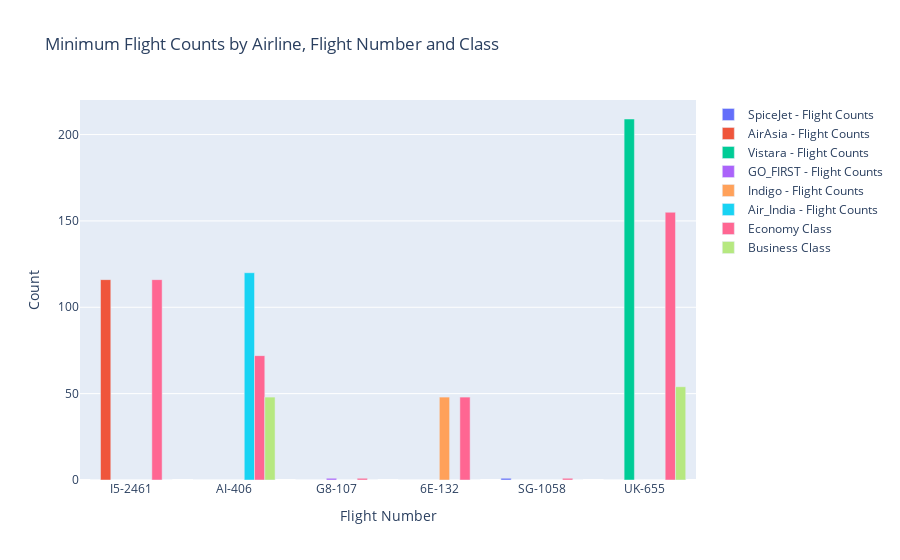

Notebook cell for this chart:
### Code cell
min_flight_counts = ['I5-2461', 'AI-406', 'G8-107', '6E-132', 'SG-1058', 'UK-655']

airlines = df['airline'].unique()

fig = go.Figure()

for airline in airlines:
    counts = []
    for flight in min_flight_counts:
        count = df[(df['flight'] == flight) & (df['airline'] == airline)]['price'].count()
        counts.append(count)
    fig.add_trace(go.Bar(name=f'{airline} - Flight Counts', x=min_flight_counts, y=counts))

class_counts = []
for flight in min_flight_counts:
    economy_count = df[(df['flight'] == flight) & (df['class'] == 'Economy')]['price'].count()
    business_count = df[(df['flight'] == flight) & (df['class'] == 'Business')]['price'].count()
    class_counts.append((economy_count, business_count))

economy_counts, business_counts = zip(*class_counts)

fig.add_trace(go.Bar(name='Economy Class', x=min_flight_counts, y=economy_counts))
fig.add_trace(go.Bar(name='Business Class', x=min_flight_counts, y=business_counts))

fig.update_layout(barmode='group', title='Minimum Flight Counts by Airline, Flight Number and Class', xaxis_title='Flight Number', yaxis_title='Count')

fig.show()

### Figure 1 — Plotly figure (JSON) as saved in the notebook; plotly's stock layout.template omitted (floating-point values rounded to 4 significant figures)
{"data": [{"name": "SpiceJet - Flight Counts", "type": "bar", "x": ["I5-2461", "AI-406", "G8-107", "6E-132", "SG-1058", "UK-655"], "y": [0, 0, 0, 0, 1, 0]}, {"name": "AirAsia - Flight Counts", "type": "bar", "x": ["I5-2461", "AI-406", "G8-107", "6E-132", "SG-1058", "UK-655"], "y": [116, 0, 0, 0, 0, 0]}, {"name": "Vistara - Flight Counts", "type": "bar", "x": ["I5-2461", "AI-406", "G8-107", "6E-132", "SG-1058", "UK-655"], "y": [0, 0, 0, 0, 0, 209]}, {"name": "GO_FIRST - Flight Counts", "type": "bar", "x": ["I5-2461", "AI-406", "G8-107", "6E-132", "SG-1058", "UK-655"], "y": [0, 0, 1, 0, 0, 0]}, {"name": "Indigo - Flight Counts", "type": "bar", "x": ["I5-2461", "AI-406", "G8-107", "6E-132", "SG-1058", "UK-655"], "y": [0, 0, 0, 48, 0, 0]}, {"name": "Air_India - Flight Counts", "type": "bar", "x": ["I5-2461", "AI-406", "G8-107", "6E-132", "SG-1058", "UK-655"], "y": [0, 120, 0, 0, 0, 0]}, {"name": "Economy Class", "type": "bar", "x": ["I5-2461", "AI-406", "G8-107", "6E-132", "SG-1058", "UK-655"], "y": [116, 72, 1, 48, 1, 155]}, {"name": "Business Class", "type": "bar", "x": ["I5-2461", "AI-406", "G8-107", "6E-132", "SG-1058", "UK-655"], "y": [0, 48, 0, 0, 0, 54]}], "layout": {"barmode": "group", "title": {"text": "Minimum Flight Counts by Airline, Flight Number and Class"}, "xaxis": {"title": {"text": "Flight Number"}}, "yaxis": {"title": {"text": "Count"}}}}
